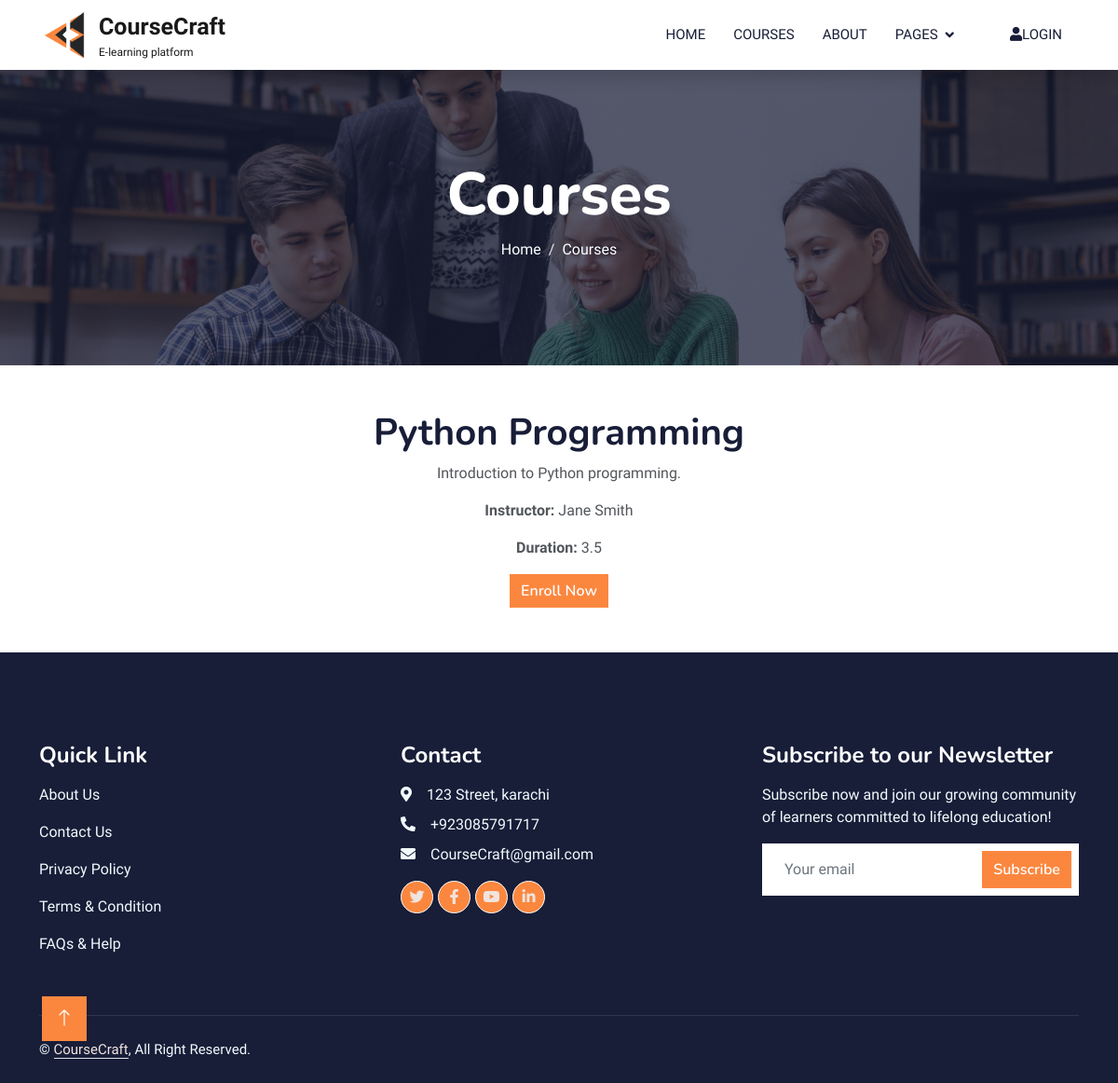
Screenshot of /frontend/course_details.php?course_id=4 with the database file from the repository.
### tables this page shows
CREATE TABLE `courses` (
  `id` int(11) NOT NULL,
  `title` varchar(255) NOT NULL,
  `description` text NOT NULL,
  `instructor` varchar(255) NOT NULL,
  `duration` varchar(50) NOT NULL,
  `price` decimal(10,2) NOT NULL DEFAULT 0.00,
  `video_url` varchar(255) NOT NULL
);

### frontend/course_details.php (the view, shortened to what this page needs)
<?php
$host = "localhost";
$dbname = "lms";
$username = "root";
$password = "";
$conn = new mysqli($host, $username, $password, $dbname);
$course_id = $_GET['course_id'];
$sql = "SELECT * FROM courses WHERE id = ?";
$stmt = $conn->prepare($sql);
$stmt->bind_param("i", $course_id);
$stmt->execute();
$result = $stmt->get_result();
if ($result->num_rows > 0) {
    $course = $result->fetch_assoc();
} else {
    echo "<script>alert('Course not found!'); window.location.href='courses.php';</script>";
    exit;
}
?>
<!DOCTYPE html>
<html lang="en">
<head>
    <link href="https://cdnjs.cloudflare.com/ajax/libs/font-awesome/5.10.0/css/all.min.css" rel="stylesheet">
    <link href="https://cdn.jsdelivr.net/npm/bootstrap-icons@1.4.1/font/bootstrap-icons.css" rel="stylesheet">
    <link href="lib/animate/animate.min.css" rel="stylesheet">
    <link href="lib/owlcarousel/assets/owl.carousel.min.css" rel="stylesheet">
    <link href="css/bootstrap.min.css" rel="stylesheet">
    <link href="css/style.css" rel="stylesheet">
</head>
<body>
    <nav class="navbar navbar-expand-lg bg-white navbar-light shadow sticky-top p-0">
        <a href="index.php" class="navbar-brand d-flex align-items-center px-4 px-lg-5">
            <img src="img/iconn.png" alt="" height="50px">
            <div class="ms-2">
            <p class="m-0 fw-bold" style="font-size: 25px;">CourseCraft</p>
            <p class="m-0" style="font-size: 12px;">E-learning platform</p>
            </div>
        </a>
        <div class="collapse navbar-collapse" id="navbarCollapse">
            <div class="navbar-nav ms-auto p-4 p-lg-0">
                <a href="index.php" class="nav-item nav-link ">Home</a>
                <a href="courses.php" class="nav-item nav-link">Courses</a>
                <a href="about.php" class="nav-item nav-link">About</a>
                <div class="nav-item dropdown">
                    <a href="#" class="nav-link dropdown-toggle" data-bs-toggle="dropdown">Pages</a>
                </div>
                <?php if (!isset($_SESSION['user_id'])): ?>
                    <a href="login.html" class="nav-item nav-link"><i class="fa fa-user"></i>login</a>
                <?php endif; ?>
            </div>
        </div>
    </nav>
    <div class="container-fluid bg-primary py-5 mb-5 page-header">
        <div class="container py-5">
            <div class="row justify-content-center">
                <div class="col-lg-10 text-center">
                    <h1 class="display-3 text-white animated slideInDown">Courses</h1>
                    <nav aria-label="breadcrumb">
                        <ol class="breadcrumb justify-content-center">
                            <li class="breadcrumb-item"><a class="text-white" href="index.html">Home</a></li>
                            <li class="breadcrumb-item text-white active" aria-current="page">Courses</li>
                        </ol>
                    </nav>
                </div>
            </div>
        </div>
    </div>
<center>
    <div class="container">
        <h1><?php echo $course['title']; ?></h1>
        <p><?php echo $course['description']; ?></p>
        <p><strong>Instructor:</strong> <?php echo $course['instructor']; ?></p>
        <p><strong>Duration:</strong> <?php echo $course['duration']; ?></p>
        <a href="enroll.php?course_id=<?php echo $course_id; ?>" class="btn btn-primary">Enroll Now</a>
    </div>
</center>
    <div class="container-fluid bg-dark text-light footer pt-5 mt-5 wow fadeIn" data-wow-delay="0.1s">
        <div class="container py-5">
            <div class="row g-5">
                <div class="col-lg-4 col-md-6">
                    <h4 class="text-white mb-3">Quick Link</h4>
                    <p><a class="text-light" href="about.php">About Us</a></p>
                    <p><a class="text-light" href="contact.php">Contact Us</a></p>
                    <p><a class="text-light" href="">Privacy Policy</a></p>
                    <p><a class="text-light" href="">Terms & Condition</a></p>
                    <p><a class="text-light" href="">FAQs & Help</a></p>
                </div>
                <div class="col-lg-4 col-md-6">
                    <h4 class="text-white mb-3">Contact</h4>
                    <p class="mb-2"><i class="fa fa-map-marker-alt me-3"></i>123 Street, karachi</p>
                    <p class="mb-2"><i class="fa fa-phone-alt me-3"></i>+923085791717</p>
                    <p class="mb-2"><i class="fa fa-envelope me-3"></i>CourseCraft@gmail.com</p>
                    <div class="d-flex pt-2">
                        <a class="btn btn-outline-light btn-social" href=""><i class="fab fa-twitter"></i></a>
                        <a class="btn btn-outline-light btn-social" href=""><i class="fab fa-facebook-f"></i></a>
                        <a class="btn btn-outline-light btn-social" href=""><i class="fab fa-youtube"></i></a>
                        <a class="btn btn-outline-light btn-social" href=""><i class="fab fa-linkedin-in"></i></a>
                    </div>
                </div>
                <div class="col-lg-4 col-md-6">
                    <h4 class="text-white mb-3">Subscribe to our Newsletter</h4>
                    <p>Subscribe now and join our growing community of learners committed to lifelong education! </p>
                    <div class="position-relative mx-auto" style="max-width: 400px;">
                        <form action="#">
                            <input class="form-control border-0 w-100 py-3 ps-4 pe-5" type="email"
                                placeholder="Your email" required>
                            <button type="submit"
                                class="btn btn-primary py-2 position-absolute top-0 end-0 mt-2 me-2"><a
                                    href="mailto:keertidvcorai@gmail.com">Subscribe</a></button>
                        </form>
                    </div>
                </div>
            </div>
        </div>
        <div class="container">
            <div class="copyright">
                <div class="row">
                    <div class="col-md-6 text-center text-md-start mb-3 mb-md-0">
                        &copy; <a class="border-bottom" href="index.php">CourseCraft</a>, All Right Reserved.
                    </div>
                </div>
            </div>
        </div>
    </div>
    <a href="#" class="btn btn-lg btn-primary btn-lg-square back-to-top"><i class="bi bi-arrow-up"></i></a>
</body>
</html>

### frontend/css/style.css (style rules this page uses)
:root { --primary: #f69050; --light: #F0FBFC; --light: #f0e4de; --dark: #181d38; }
.btn { background-color: #fb873f; border: none; }
.btn a { text-decoration: none; color: #fff; }
.back-to-top { position: fixed; display: none; left: 45px; bottom: 45px; z-index: 99; }
.btn { font-family: 'Nunito', sans-serif; font-weight: 600; transition: .5s; }
.btn.btn-primary, .btn.btn-secondary { color: #FFFFFF; }
.btn-lg-square { width: 48px; height: 48px; }
.btn-square, .btn-sm-square, .btn-lg-square { padding: 0; display: flex; align-items: center; justify-content: center; font-weight: normal; border-radius: 0px; }
.navbar .dropdown-toggle::after { border: none; content: "\f107"; font-family: "Font Awesome 5 Free"; font-weight: 900; vertical-align: middle; margin-left: 8px; }
.navbar-light .navbar-nav .nav-link { margin-right: 30px; padding: 25px 0; color: #FFFFFF; font-size: 15px; text-transform: uppercase; outline: none; }
.navbar-light .navbar-brand, .navbar-light a.btn { height: 75px; }
.navbar-light .navbar-nav .nav-link { color: var(--dark); font-weight: 500; }
.navbar-light.sticky-top { top: -100px; transition: .5s; }
.page-header { background: linear-gradient(rgba(24, 29, 56, .7), rgba(24, 29, 56, .7)), url(../img/carousel-1.jpg); background-position: center center; background-repeat: no-repeat; background-size: cover; }
.breadcrumb-item+.breadcrumb-item::before { color: var(--light); }
.footer .btn.btn-social { margin-right: 5px; width: 35px; height: 35px; display: flex; align-items: center; justify-content: center; color: var(--light); font-weight: normal; border: 1px solid #FFFFFF; border-radius: 35px; transition: .3s; }
.footer .copyright { padding: 25px 0; font-size: 15px; border-top: 1px solid rgba(256, 256, 256, .1); }
.footer .copyright a { color: var(--light); }

### rows the page displays
courses: title "Python Programming", description "Introduction to Python programming.", instructor "Jane Smith", duration "3.5"
